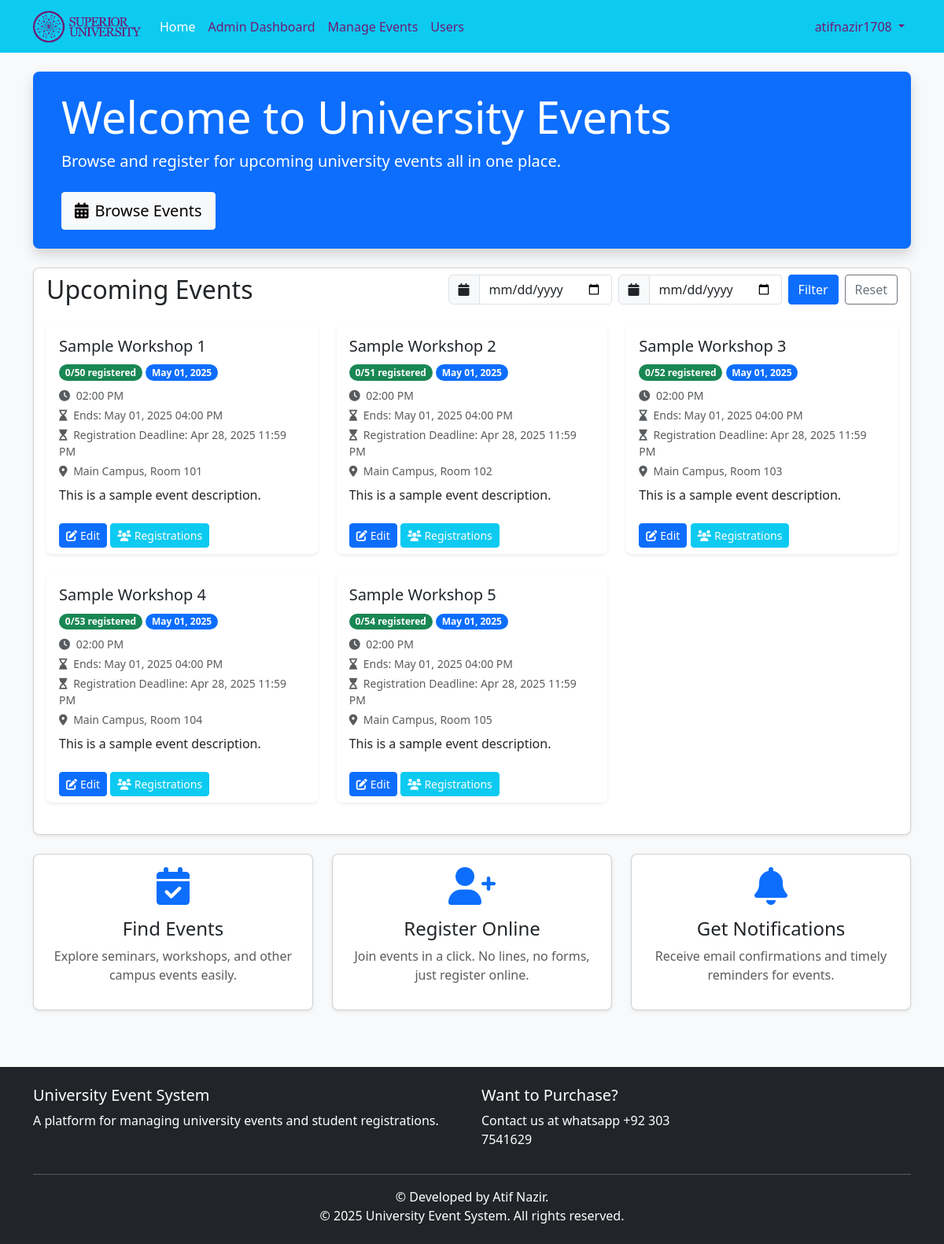
The app's page /home (signed in) with its own data.
### app/models.py (models this page shows, shortened)
class User(db.Model, UserMixin):
    id = db.Column(db.Integer, primary_key=True)
    username = db.Column(db.String(64), unique=True, nullable=False)
    full_name = db.Column(db.String(100), nullable=True)  # New field for full name
    email = db.Column(db.String(120), unique=True, nullable=False)
    password_hash = db.Column(db.String(128), nullable=False)
    role = db.Column(db.String(20), nullable=False, default='student')
    student_id = db.Column(db.String(100), nullable=True)  # New field for student ID
    profile_image = db.Column(db.String(200), nullable=True)  # New field for profile picture URL
    department = db.Column(db.String(100), nullable=True)  # Department
    bio = db.Column(db.String(500), nullable=True)  # Optional bio field
    created_at = db.Column(db.DateTime, default=datetime.utcnow)
    registrations = db.relationship('Registration', backref='user', lazy=True)
    def is_admin(self):
        return self.role == 'admin'

class Event(db.Model):
    id = db.Column(db.Integer, primary_key=True)
    title = db.Column(db.String(100), nullable=False)
    description = db.Column(db.Text, nullable=False)
    date = db.Column(db.DateTime, nullable=False)  # Start Date
    end_date = db.Column(db.DateTime, nullable=True)
    registration_deadline = db.Column(db.DateTime, nullable=True)  # New Field
    location = db.Column(db.String(100), nullable=False)
    max_participants = db.Column(db.Integer, nullable=False)
    created_at = db.Column(db.DateTime, default=datetime.utcnow)
    updated_at = db.Column(db.DateTime, default=datetime.utcnow, onupdate=datetime.utcnow)
    registrations = db.relationship('Registration', backref='event', lazy=True, cascade="all, delete-orphan")
    @property
    def registration_count(self):
        return Registration.query.filter_by(event_id=self.id).count()
    @property
    def is_full(self):
        return self.registration_count >= self.max_participants

### app/routes/main.py (the view)
@main.route('/home')
def home():
    page = request.args.get('page', 1, type=int)
    date_from = request.args.get('date_from')
    date_to = request.args.get('date_to')
    now = datetime.utcnow()
    query = Event.query
    if date_from:
        try:
            date_from_dt = datetime.strptime(date_from, '%Y-%m-%d')
            query = query.filter(Event.date >= date_from_dt)
        except ValueError:
            pass
    if date_to:
        try:
            date_to_dt = datetime.strptime(date_to, '%Y-%m-%d')
            query = query.filter(Event.date <= date_to_dt)
        except ValueError:
            pass
    query = query.filter(or_(Event.end_date == None, Event.end_date >= now))
    query = query.order_by(Event.date.asc())
    events = query.paginate(page=page, per_page=6)
    return render_template('index.html', events=events, title='Home')

### app/models.py (called while the page is built)
@login_manager.user_loader
def load_user(user_id):
    return User.query.get(int(user_id))

### app/routes/main.py (called while the page is built)
@main.context_processor
def inject_logo_status():
    logo_path = os.path.join(current_app.root_path, 'static', 'images', 'university_logo.png')
    logo_exists = os.path.exists(logo_path)
    return {'logo_exists': logo_exists}

### app/templates/index.html (shortened to what this page needs)
{% extends "base.html" %}
{% block content %}
<div class="row mb-4">
    <div class="col-md-12">
        <div class="bg-primary text-white p-4 rounded-3 shadow">
            <div class="container">
                <h1 class="display-4">Welcome to University Events</h1>
                <p class="lead">Browse and register for upcoming university events all in one place.</p>
                {% if not current_user.is_authenticated %}
                    <a href="{{ url_for('auth.register') }}" class="btn btn-light btn-lg mt-2">
                        <i class="fas fa-user-plus me-2"></i>Sign Up Now
                    </a>
                {% else %}
                    <a href="{{ url_for('student.events' if not current_user.is_admin() else 'admin.events') }}" class="btn btn-light btn-lg mt-2">
                        <i class="fas fa-calendar-alt me-2"></i>Browse Events
                    </a>
                {% endif %}
            </div>
        </div>
    </div>
</div>
<div class="row mb-4">
    <div class="col-md-12">
        <div class="card shadow-sm">
            <div class="card-header bg-white">
                <div class="d-flex justify-content-between align-items-center">
                    <h2 class="card-title mb-0">Upcoming Events</h2>
                    <form id="filter-form" class="d-flex gap-2">
                        <div class="input-group">
                            <span class="input-group-text"><i class="fas fa-calendar"></i></span>
                            <input type="date" class="form-control" id="date-from" name="date_from" value="{{ request.args.get('date_from', '') }}">
                        </div>
                        <div class="input-group">
                            <span class="input-group-text"><i class="fas fa-calendar"></i></span>
                            <input type="date" class="form-control" id="date-to" name="date_to" value="{{ request.args.get('date_to', '') }}">
                        </div>
                        <button type="submit" class="btn btn-primary">Filter</button>
                        <a href="{{ url_for('main.home') }}" class="btn btn-outline-secondary">Reset</a>
                    </form>
                </div>
            </div>
            <div class="card-body">
                <div class="row" id="events-container">
                    {% if events.items %}
                        {% for event in events.items %}
                            <div class="col-md-4 mb-4">
                                <div class="card h-100 border-0 shadow-sm">
                                    <div class="card-body">
                                        <h5 class="card-title">{{ event.title }}</h5>
                                        <div class="mb-2">
                                            <span class="badge rounded-pill {% if event.is_full %}bg-danger{% else %}bg-success{% endif %}">
                                                {{ event.registration_count }}/{{ event.max_participants }} registered
                                            </span>
                                            <span class="badge rounded-pill bg-primary">
                                                {{ event.date.strftime('%b %d, %Y') }}
                                            </span>
                                        </div>
                                        <p class="card-text text-muted small mb-1">
                                            <i class="fas fa-clock me-1"></i> {{ event.date.strftime('%I:%M %p') }}
                                        </p>
                                        <p class="card-text text-muted small mb-1">
                                            <i class="fas fa-hourglass-end me-1"></i> Ends:
                                            {{ event.end_date.strftime('%b %d, %Y %I:%M %p') if event.end_date else 'N/A' }}
                                        </p>
                                        <p class="card-text text-muted small mb-1">
                                            <i class="fas fa-hourglass-start me-1"></i>
                                            Registration Deadline:
                                            {{ event.registration_deadline.strftime('%b %d, %Y %I:%M %p') if event.registration_deadline else 'N/A' }}
                                        </p>
                                        <p class="card-text text-muted small mb-2">
                                            <i class="fas fa-map-marker-alt me-1"></i> {{ event.location }}
                                        </p>
                                        <p class="card-text">{{ event.description[:100] }}{% if event.description|length > 100 %}...{% endif %}</p>
                                    </div>
                                    <div class="card-footer bg-white border-0">
                                        {% if current_user.is_authenticated %}
                                            {% if current_user.is_admin() %}
                                                <a href="{{ url_for('admin.edit_event', event_id=event.id) }}" class="btn btn-sm btn-primary">
                                                    <i class="fas fa-edit me-1"></i>Edit
                                                </a>
                                                <a href="{{ url_for('admin.event_registrations', event_id=event.id) }}" class="btn btn-sm btn-info text-white">
                                                    <i class="fas fa-users me-1"></i>Registrations
                                                </a>
                                            {% else %}
                                                <a href="{{ url_for('student.event_details', event_id=event.id) }}" class="btn btn-sm btn-primary">
                                                    <i class="fas fa-info-circle me-1"></i>Details
                                                </a>
                                            {% endif %}
                                        {% else %}
                                            <a href="{{ url_for('auth.login') }}" class="btn btn-sm btn-primary">
                                                <i class="fas fa-sign-in-alt me-1"></i>Login to Register
                                            </a>
                                        {% endif %}
                                    </div>
                                </div>
                            </div>
                        {% endfor %}
                    {% else %}
                        <div class="col-12">
                            <div class="alert alert-info text-center">
                                <i class="fas fa-info-circle me-2"></i>No upcoming events found.
                            </div>
                        </div>
                    {% endif %}
                </div>
            </div>
        </div>
    </div>
</div>
<div class="row">
    <div class="col-md-4">
        <div class="card shadow-sm h-100 text-center">
            <div class="card-body">
                <i class="fas fa-calendar-check fa-3x text-primary mb-3"></i>
                <h4>Find Events</h4>
                <p class="text-muted">Explore seminars, workshops, and other campus events easily.</p>
            </div>
        </div>
    </div>
    <div class="col-md-4">
        <div class="card shadow-sm h-100 text-center">
            <div class="card-body">
                <i class="fas fa-user-plus fa-3x text-primary mb-3"></i>
                <h4>Register Online</h4>
                <p class="text-muted">Join events in a click. No lines, no forms, just register online.</p>
            </div>
        </div>
    </div>
    <div class="col-md-4">
        <div class="card shadow-sm h-100 text-center">
            <div class="card-body">
                <i class="fas fa-bell fa-3x text-primary mb-3"></i>
                <h4>Get Notifications</h4>
                <p class="text-muted">Receive email confirmations and timely reminders for events.</p>
            </div>
        </div>
    </div>
</div>
{% endblock %}

### app/templates/base.html (shortened to what this page needs)
<!DOCTYPE html>
<html lang="en">
<head>
    <link href="https://cdn.jsdelivr.net/npm/bootstrap@5.3.0/dist/css/bootstrap.min.css" rel="stylesheet">
    <link href="https://cdnjs.cloudflare.com/ajax/libs/font-awesome/6.0.0/css/all.min.css" rel="stylesheet">
    <link rel="stylesheet" href="https://cdn.jsdelivr.net/npm/flatpickr/dist/flatpickr.min.css">
    <link rel="stylesheet" href="{{ url_for('static', filename='css/style.css') }}">
    <link rel="stylesheet" href="{{ url_for('static', filename='css/notification.css') }}">
</head>
<body>
    <header>
        <nav class="navbar navbar-expand-lg navbar-dark">
            <div class="container">
                <a class="navbar-brand" href="{{ url_for('main.home') }}">
                    <img src="{{ url_for('static', filename='images/university_logo.png') }}"
                         alt=""
                         height="40"
                         class="d-inline-block align-text-top"
                         onerror="this.style.display='none'; document.getElementById('brand-text').style.display='inline';">
                </a>
                <div class="collapse navbar-collapse" id="navbarNav">
                    <ul class="navbar-nav me-auto">
                        <li class="nav-item">
                            <a class="nav-link {% if request.endpoint == 'main.home' %}active{% endif %}" href="{{ url_for('main.home') }}">Home</a>
                        </li>
                        {% if current_user.is_authenticated %}
                            {% if current_user.is_admin() %}
                                <li class="nav-item">
                                    <a class="nav-link {% if request.endpoint.startswith('admin.') %}active{% endif %}" href="{{ url_for('admin.dashboard') }}">Admin Dashboard</a>
                                </li>
                                <li class="nav-item">
                                    <a class="nav-link {% if request.endpoint == 'admin.events' %}active{% endif %}" href="{{ url_for('admin.events') }}">Manage Events</a>
                                </li>
                                <li class="nav-item">
                                    <a class="nav-link {% if request.endpoint == 'admin.users' %}active{% endif %}" href="{{ url_for('admin.users') }}">Users</a>
                                </li>
                            {% endif %}
                        {% endif %}
                    </ul>
                    <ul class="navbar-nav">
                        {% if current_user.is_authenticated %}
                            <li class="nav-item dropdown">
                                <a class="nav-link dropdown-toggle" href="#" id="navbarDropdown" role="button" data-bs-toggle="dropdown" aria-expanded="false">
                                    {{ current_user.username }}
                                </a>
                            </li>
                        {% endif %}
                    </ul>
                </div>
            </div>
        </nav>
    </header>
    <main class="container py-4">
        {% block content %}{% endblock %}
    </main>
    <footer class="bg-dark text-white mt-5 py-4">
        <div class="container">
            <div class="row">
                <div class="col-md-6">
                    <h5>University Event System</h5>
                    <p>A platform for managing university events and student registrations.</p>
                </div>
                <div class="col-md-3">
                    <h5>Want to Purchase?</h5>
                    <p>Contact us at whatsapp +92 303 7541629</p>
                </div>
            </div>
            <hr>
            <div class="text-center">
                <p class="mb-0">&copy; Developed by Atif Nazir.</p>
                <p class="mb-0">&copy; {{ year }} University Event System. All rights reserved.</p>
            </div>
        </div>
    </footer>
</body>
</html>

### app/static/css/style.css (style rules this page uses)
body { background-color: #f8f9fa; font-family: 'Segoe UI', Tahoma, Geneva, Verdana, sans-serif; }
.navbar-brand { font-weight: 600; }
.card { border-radius: 0.5rem; overflow: hidden; transition: transform 0.3s ease, box-shadow 0.3s ease; }
.card-header { border-bottom: none; }
.btn { border-radius: 0.25rem; }
.btn-primary { background-color: #0d6efd; border-color: #0d6efd; }
.form-control, .form-select { border-radius: 0.25rem; }
footer { margin-top: 2rem; }

### app/templates/base.html (style rules this page uses)
header nav.navbar { background-color: #007BFF; }
.navbar-nav .nav-link { color: #701A73 !important; }
.navbar-nav .nav-link.active { color: #ffffff !important; }
.navbar-brand { color: #ffffff; }
.navbar { background-color: #0DCAF0 !important; }

### records on screen
User: username "atifnazir1708"
Event: title "Sample Workshop 1", registration_count "0", max_participants "50", date "May 01, 2025", date "02:00 PM", end_date "May 01, 2025 04:00 PM", registration_deadline "Apr 28, 2025 11:59 PM", location "Main Campus, Room 101", description "This is a sample event description."
Event: title "Sample Workshop 2", registration_count "0", max_participants "51", date "May 01, 2025", date "02:00 PM", end_date "May 01, 2025 04:00 PM", registration_deadline "Apr 28, 2025 11:59 PM", location "Main Campus, Room 102", description "This is a sample event description."
Event: title "Sample Workshop 3", registration_count "0", max_participants "52", date "May 01, 2025", date "02:00 PM", end_date "May 01, 2025 04:00 PM", registration_deadline "Apr 28, 2025 11:59 PM", location "Main Campus, Room 103", description "This is a sample event description."
Event: title "Sample Workshop 4", registration_count "0", max_participants "53", date "May 01, 2025", date "02:00 PM", end_date "May 01, 2025 04:00 PM", registration_deadline "Apr 28, 2025 11:59 PM", location "Main Campus, Room 104", description "This is a sample event description."
Event: title "Sample Workshop 5", registration_count "0", max_participants "54", date "May 01, 2025", date "02:00 PM", end_date "May 01, 2025 04:00 PM", registration_deadline "Apr 28, 2025 11:59 PM", location "Main Campus, Room 105", description "This is a sample event description."
